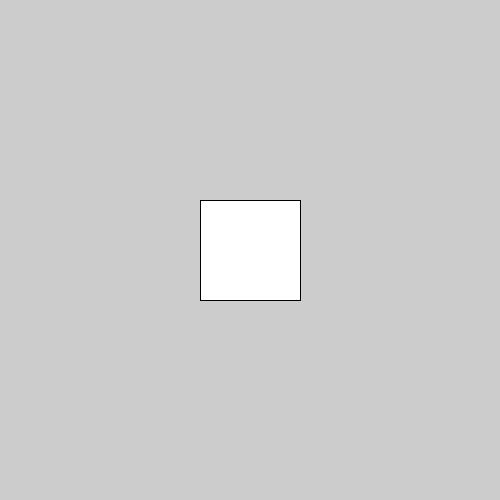
Frame 1 (no input)
Frame 60 (the mouse pressed at the canvas centre just before this capture): identical to frame 1, image omitted
Frame 120 (the mouse held since frame 60 and released just before this capture): identical to frame 1, image omitted

The Processing sketch that drew this single still picture (run headless with seeded random() and noise(); from frame 60 on, the mouse is pressed at the canvas centre):

// Processing sketch: sketch_01_Hello_Rectangle
// ── sketch_01_Hello_Rectangle.pde
void setup(){
  // Define the size of our window to 500px x 500px
  size(500,500);
}

void draw(){

  // Draws a rectangle in the position 250,250.
  // The rectangle size is 100 x 100
  // You can set the position based on center or corners
  // rectMode(CENTER);
  rect(200, 200, 100, 100);
}
